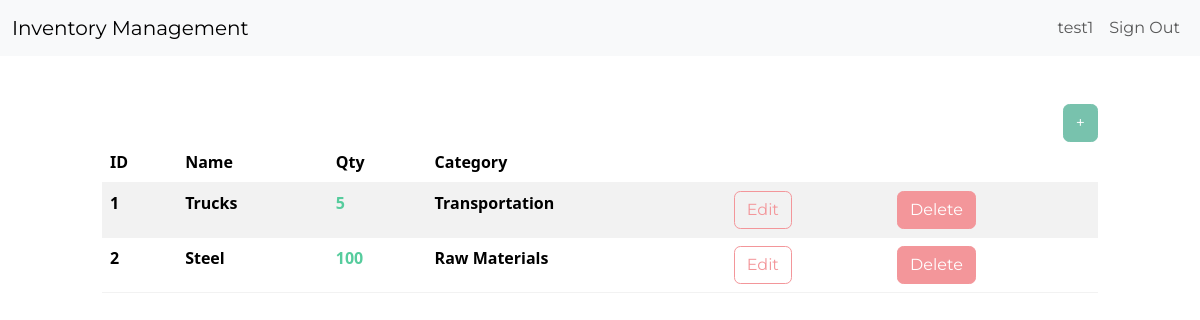
The app's page /dashboard/ (signed in) with its own data.
### inventory/models.py (models this page shows, shortened)
class InventoryItem(models.Model):
    name = models.CharField(max_length=200)
    quantity = models.IntegerField()
    category = models.ForeignKey('Category', on_delete=models.SET_NULL, blank=True, null=True)
    date_created = models.DateTimeField(auto_now_add=True)
    user = models.ForeignKey(User, on_delete=models.CASCADE)

class Category(models.Model):
    name = models.CharField(max_length=200)
    class Meta:
        verbose_name_plural = "categories"

### inventory/views.py (the view)
# urls.py: path('dashboard/', Dashboard.as_view(), name='dashboard'),
class Dashboard(LoginRequiredMixin, View):
    def get(self, request):
        items = InventoryItem.objects.filter(user=self.request.user.id).order_by('id')
        low_inventory = InventoryItem.objects.filter(
            user=self.request.user.id,
            quantity__lte = LOW_QUANTITY
            )
        if low_inventory.count() > 0:
            if low_inventory.count() > 1:
                messages.error(request, f"{low_inventory.count()} items have low inventory.")
            else:
                messages.error(request, f"{low_inventory.count()} item has low inventory.")
        low_inventory_ids = InventoryItem.objects.filter(
            user=self.request.user.id,
            quantity__lte = LOW_QUANTITY
        ).values_list("id", flat=True)
        return render(request, "inventory/dashboard.html", {'items': items, 'low_inventory_ids': low_inventory_ids})

### inventory/templates/inventory/dashboard.html (shortened to what this page needs)
{% extends 'inventory/base.html' %}
{% block content %}
    <div class="row">
        <div class="col-md-10 col-12 mx-auto mt-5">
            <div class="d-flex justify-content-end">
                <a href="{% url 'add-item' %}" class="btn btn-primary">+</a>
            </div>
            <table class="table table-hover table-striped">
                <thead>
                    <tr>
                        <th scope="col">ID</th>
                        <th scope="col">Name</th>
                        <th scope="col">Qty</th>
                        <th scope="col">Category</th>
                        <th scope="col"></th>
                        <th scope="col"></th>
                    </tr>
                </thead>
                <tbody>
                    {% if items|length == 0 %}
                        <tr>
                            <th scope="row">-</th>
                            <td>-</td>
                            <td>-</td>
                            <td>-</td>
                            <td>-</td>
                            <td></td>
                        </tr>
                    {% else %}
                        {% for item in items %}
                            <tr>
                                <th scope="row">{{ item.id }}</th>
                                <th>{{ item.name }}</th>
                                {% if item.id in low_inventory_ids %}
                                    <th class="text-danger">{{ item.quantity }}</th>
                                {% else %}
                                    <th class="text-success">{{ item.quantity }}</th>
                                {% endif %}
                                <th>{{ item.category.name }}</th>
                                <td>
                                    <a href="{% url 'edit-item' item.id %}"
                                       class="btn btn-outline-secondary">Edit</a>
                                </td>
                                <td>
                                    <a href="{% url 'delete-item' item.id %}" class="btn btn-secondary">Delete</a>
                                </td>
                            </tr>
                        {% endfor %}
                    {% endif %}
                </tbody>
            </table>
        </div>
    </div>
{% endblock content %}

### inventory/templates/inventory/navigation.html (shortened to what this page needs)
<nav class="navbar navbar-expand-lg bg-light">
    <div class="container-fluid">
        <a class="navbar-brand" href="{% url 'index' %}">Inventory Management</a>
        <div class="collapse navbar-collapse justify-content-end" id="navbarNav">
            <ul class="navbar-nav">
                {% if user.is_authenticated %}
                    <li class="nav-item">
                        <a class="nav-link" href="#">{{ user.username }}</a>
                    </li>
                    <li class="nav-item">
                        <form action="{% url 'logout' %}" method="post">
                            <button type="submit"
                                    class="nav-link"
                                    style="color: var(--bs-nav-link-color)">Sign Out</button>
                        </form>
                    </li>
                {% endif %}
            </ul>
        </div>
    </div>
</nav>

### records on screen
InventoryItem: id "1", name "Trucks", quantity "5", category.name "Transportation"
InventoryItem: id "2", name "Steel", quantity "100", category.name "Raw Materials"

### other values on screen
{{ user.username }} "test1"
